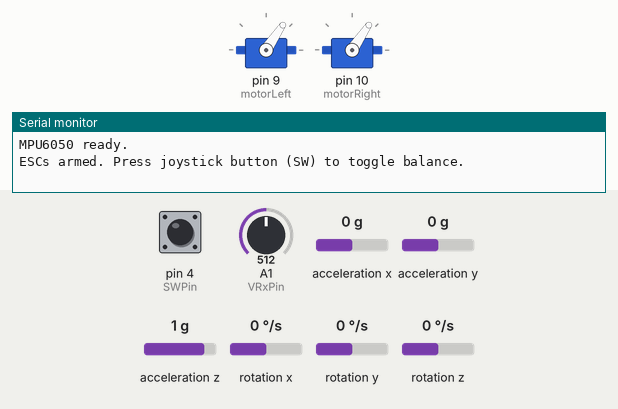
Recording of a sketch running on a simulated Arduino Uno, built with avr-gcc and run on an emulated ATmega328P. Shown: 2 × servo, the last lines printed to the serial monitor. The inputs (shaded band) are chosen by the test bench; at power-on: pin 4 (SWPin) HIGH, acceleration x 0 g, A1 (VRxPin) = 512, acceleration y 0 g, acceleration z 1 g, rotation x 0 °/s, rotation y 0 °/s, rotation z 0 °/s.

Above: at 4.7 s.
4.8 s: pin 4 (SWPin) pulled LOW for 0.15 s
6.5 s: acceleration x set to -1.4 g
At 7.7 s:
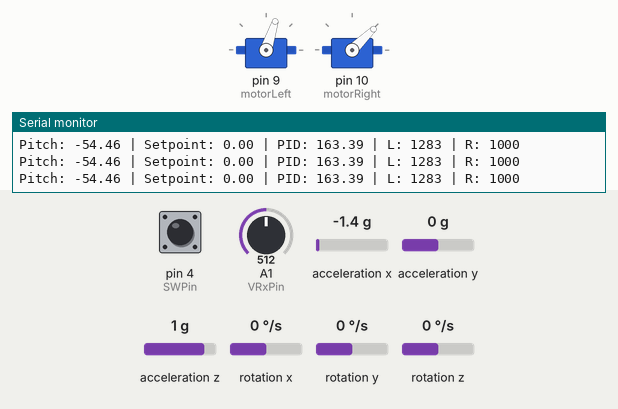
8.0 s: A1 (VRxPin) set to 40
At 9.0 s:
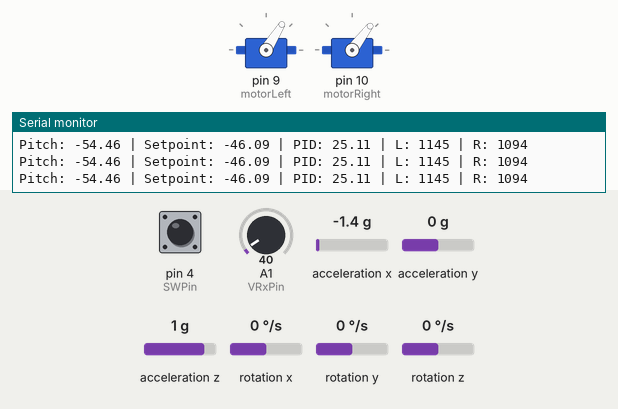
9.5 s: acceleration x set to 0 g
At 10.2 s:
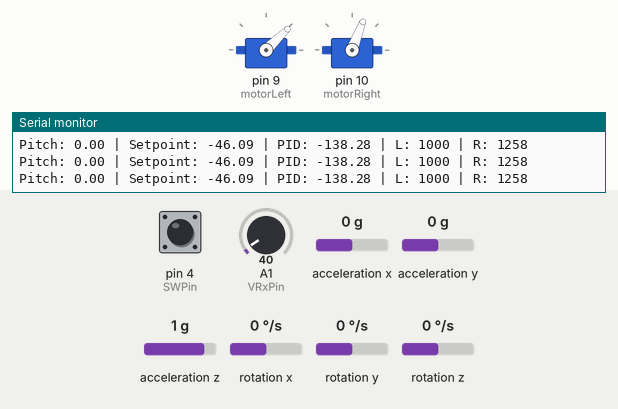
11.0 s: A1 (VRxPin) set to 30
At 12.2 s:
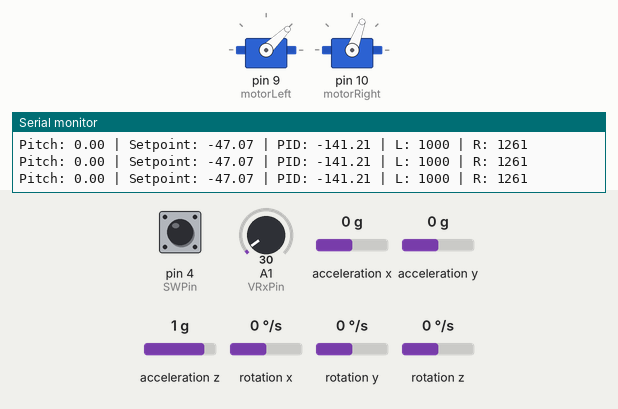
12.5 s: A1 (VRxPin) set to 60
At 13.4 s:
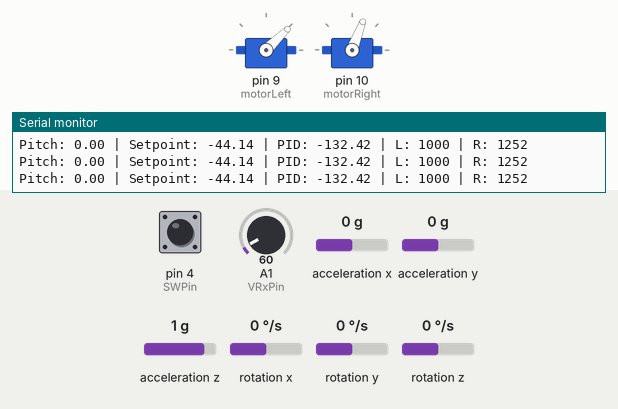
Timing chart, 0 to 15.0 s (numbered marks = the images above; inputs shaded):
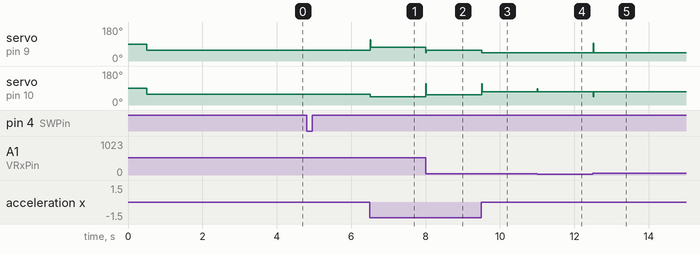

The sketch:

JOY_PITCH_PID.ino
```cpp
#include "Wire.h"
#include "I2Cdev.h"
#include "MPU6050_6Axis_MotionApps20.h"
#include <Servo.h>

MPU6050 mpu;
Servo motorLeft;
Servo motorRight;

bool dmpReady = false;
uint8_t fifoBuffer[64];
Quaternion q;
VectorFloat gravity;
float ypr[3];

float Kp = 3.0, Ki = 0.0, Kd = 2;
float previous_error = 0;
float integral = 0;

float setpoint = 0;
float offsetAngle = 0;
bool balanceActive = false;

unsigned long lastTime = 0;

int baseThrottle = 1120;
int maxThrottle = 1700;

const int VRxPin = A1;
const int SWPin = 4;
int joystickCenter = 512;
int joystickDeadzone = 30;
float maxJoystickAngle = 50.0;

bool lastSWState = HIGH;

void setup() {
  Serial.begin(115200);
  Wire.begin();

  pinMode(SWPin, INPUT_PULLUP);

  mpu.initialize();
  if (mpu.dmpInitialize() == 0) {
    mpu.setDMPEnabled(true);
    dmpReady = true;
    Serial.println("MPU6050 ready.");
  } else {
    Serial.println("MPU6050 init failed.");
  }

  motorLeft.attach(9);
  motorRight.attach(10);

  motorLeft.writeMicroseconds(baseThrottle);
  motorRight.writeMicroseconds(baseThrottle);
  delay(3000);

  Serial.println("ESCs armed. Press joystick button (SW) to toggle balance.");
}

void loop() {
  int currentSWState = digitalRead(SWPin);

  if (lastSWState == HIGH && currentSWState == LOW) {
    balanceActive = !balanceActive;
    if (balanceActive) {
      Serial.println("Balance ON");
      offsetAngle = 0;
      integral = 0;
      previous_error = 0;
    } else {
      Serial.println("Balance OFF");
      motorLeft.writeMicroseconds(1000);
      motorRight.writeMicroseconds(1000);
    }
    delay(200);
  }
  lastSWState = currentSWState;

  if (dmpReady && mpu.dmpGetCurrentFIFOPacket(fifoBuffer)) {
    mpu.dmpGetQuaternion(&q, fifoBuffer);
    mpu.dmpGetGravity(&gravity, &q);
    mpu.dmpGetYawPitchRoll(ypr, &q, &gravity);

    float pitch = ypr[1] * 180 / PI;

    int joyX = analogRead(VRxPin);
    if (abs(joyX - joystickCenter) > joystickDeadzone) {
      offsetAngle = ((float)joyX - joystickCenter) * (maxJoystickAngle / joystickCenter);
    } else {
      offsetAngle = 0;
    }

    setpoint = offsetAngle;

    if (balanceActive) {
      float error = setpoint - pitch;
      unsigned long now = millis();
      float dt = (now - lastTime) / 1000.0;
      lastTime = now;

      integral += error * dt;
      float derivative = (error - previous_error) / dt;
      previous_error = error;

      float output = Kp * error + Ki * integral + Kd * derivative;

      int leftSpeed = constrain(baseThrottle + output, 1000, maxThrottle);
      int rightSpeed = constrain(baseThrottle - output, 1000, maxThrottle);

      motorLeft.writeMicroseconds(leftSpeed);
      motorRight.writeMicroseconds(rightSpeed);

      Serial.print("Pitch: ");
      Serial.print(pitch);
      Serial.print(" | Setpoint: ");
      Serial.print(setpoint);
      Serial.print(" | PID: ");
      Serial.print(output);
      Serial.print(" | L: ");
      Serial.print(leftSpeed);
      Serial.print(" | R: ");
      Serial.println(rightSpeed);
    }
  }
}
```

Measured:
- after the input at 6.5 s, servo on pin 9 (motorLeft): 56° → 72° at once; servo on pin 10 (motorRight): 56° → 44° at once
- after the input at 8.0 s, servo on pin 9 (motorLeft): 72° → 58° at once; servo on pin 10 (motorRight): 44° → 53° at once
- after the input at 9.5 s, servo on pin 9 (motorLeft): 58° → 44° at once; servo on pin 10 (motorRight): 53° → 69° at once
- after the input at 11.0 s, servo on pin 10 (motorRight): 69° → 70° at once
- after the input at 12.5 s, servo on pin 9 (motorLeft): 44° → 95° at once, → 44° 0.01 s later; servo on pin 10 (motorRight): 70° → 69° at once
